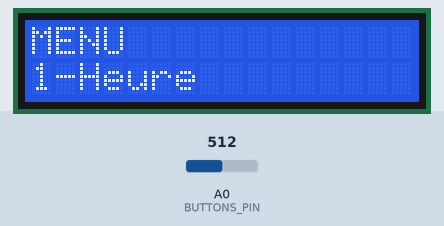
Simulated run of this sketch. Board: Arduino Uno, built with avr-gcc and run on an emulated ATmega328P. Shown: 16×2 character LCD. The test bench sets the inputs (shaded band); at power-on: A0 (BUTTONS_PIN) = 512. The local clock reads 2024-03-15 10:24:30 at power-on unless the sketch sets it; EEPROM starts erased.

Above: at 1.2 s.
1.3 s: A0 (BUTTONS_PIN) set to 456
2.8 s: A0 (BUTTONS_PIN) set to 439
At 3.4 s:
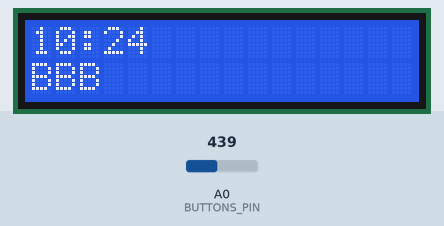
5.8 s: A0 (BUTTONS_PIN) set to 511
At 6.6 s:
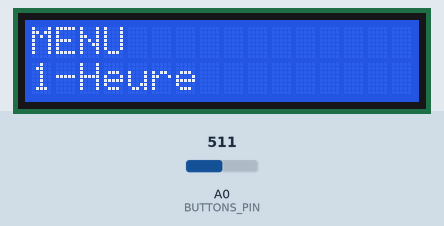
7.3 s: A0 (BUTTONS_PIN) set to 122
At 8.5 s:
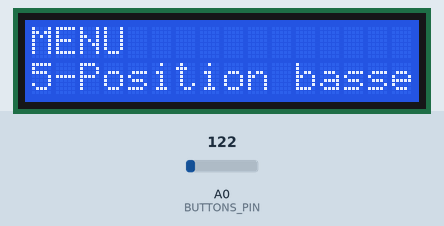
8.8 s: A0 (BUTTONS_PIN) set to 143
10.3 s: A0 (BUTTONS_PIN) set to 161
At 10.8 s:
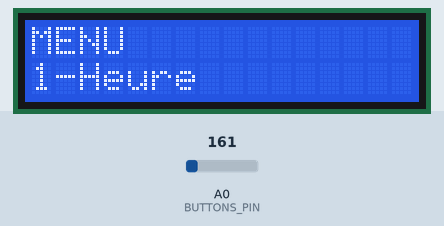
Timing chart, 0 to 12.8 s (numbered marks = the images above; inputs shaded):
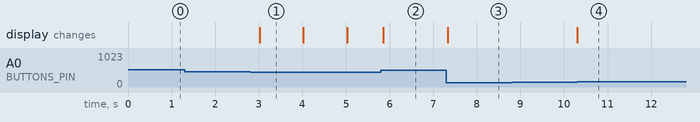

The sketch:

chickenmatik.ino
```cpp
#include <Arduino.h>
#include <LiquidCrystal.h>
#include <RTClib.h>
#include <Stepper.h>
#include "timeHandler.h"
#include "LoopManager.h"
#include "ButtonsManager.h"
#include "ButtonHandler.h"
#include "HourInputManager.h"
#include "State.h"
#include "Menu.h"
#include "LcdManager.h"
#include "StepperManager.h"
#include "PositionInputManager.h"
#include "DataStore.h"
#include "AutoPositionManager.h"

TimeHandler *timeHandler = new TimeHandler();

DataStore *dataStore = new DataStore();

//Stepper
int numberOfSteps = 48 * 64;
Stepper *stepper = new Stepper(numberOfSteps, 7, 9, 8, 6);
StepperManager *stepperManager = new StepperManager(stepper, dataStore);

const int BUTTONS_PIN = A0;


// initialize the library with the numbers of the interface pins
LiquidCrystal *lcd = new LiquidCrystal(12, 11, 5, 4, 3, 2);
LcdManager *lcdManager = new LcdManager(lcd);


Button *okButton = new AnalogButton("OK", BUTTONS_PIN, 450, 699);
Button *leftButton = new AnalogButton("LEFT", BUTTONS_PIN, 300, 449);
Button *downButton = new AnalogButton("DOWN", BUTTONS_PIN, 150, 299);
Button *upButton = new AnalogButton("UP", BUTTONS_PIN, 50, 149);
Button *rightButton = new AnalogButton("RIGHT", BUTTONS_PIN, 0, 49);

ButtonsManager *buttonsManager = new ButtonsManager();

class ButtonsLooper: public Looper {
public:
	void doLoop() {
		buttonsManager->manage();
	}
};

class TimeDisplayLooper: public Looper {
private:
	String number2digit(uint16_t nb)
	{
	  String val = "";
	  if (nb < 10)
	    val = "0" + String(nb);
	  else
	    val = String(nb);

	  return val;
	}
public:
	void doLoop() {
		if (SCREEN_MAIN == currentState) {

			DateTime now = timeHandler->getCurrentDate();


			String hPoint = ":";
		    if ((now.second() % 2) == 0){
		    	hPoint = " ";
		    }

//		    Serial.println("MMM");
//		    Serial.println(now.hour());
//		    Serial.println(now.minute());

			String hourStr = number2digit(now.hour()) + hPoint + number2digit(now.minute());
//			String hourStr = String(now.hour()) + ":" + String(now.minute()) + " " + String(now.day()) + "/" + String(now.month()) + "/" + String(now.year());


			lcdManager->displayLcd(hourStr, "BBB");

		}
	}
};


// STEPPER CALLBACKS
class SetUpPositionCallback : public CallbackPositionInput{
	void callback(long position) {
		dataStore->setUpPosition(position);
    	currentState = SCREEN_MAIN;
	}
};
SetUpPositionCallback *setUpPositionCallback = new SetUpPositionCallback();

class SetDownPositionCallback : public CallbackPositionInput{
	void callback(long position) {
		dataStore->setDownPosition(position);
    	currentState = SCREEN_MAIN;
	}
};
SetDownPositionCallback *setDownPositionCallback = new SetDownPositionCallback();


// SET TIME CALLBACKS
class SetTimeCallback: public CallbackHourInput{
    void callback( uint8_t hours, uint8_t minutes ){
    	DateTime currentDateTime = timeHandler->getCurrentDate();
    	//	rtc.adjust(DateTime(2017, 9, 2, 20, 00, 00));
		DateTime newDateTime = DateTime(currentDateTime.year(), currentDateTime.month(), currentDateTime.day(), hours, minutes, 0);
    	timeHandler->setCurrentDate(newDateTime);
    	currentState = SCREEN_MAIN;
    }
};
SetTimeCallback *setTimeCallback = new SetTimeCallback();

class SetUpTimeCallback: public CallbackHourInput{
    void callback( uint8_t hours, uint8_t minutes ){
    	dataStore->setUpHours(hours);
    	dataStore->setUpMinutes(minutes);
    	currentState = SCREEN_MAIN;
    }
};
SetUpTimeCallback *setUpTimeCallback = new SetUpTimeCallback();

class SetDownTimeCallback: public CallbackHourInput{
    void callback( uint8_t hours, uint8_t minutes ){
    	dataStore->setDownHours(hours);
    	dataStore->setDownMinutes(minutes);
    	currentState = SCREEN_MAIN;
    }
};
SetDownTimeCallback *setDownTimeCallback = new SetDownTimeCallback();


HourInputManager *hourInputManager = new HourInputManager(buttonsManager, lcdManager, okButton, upButton, downButton);
PositionInputManager *positionInputManager = new PositionInputManager(buttonsManager, lcdManager, stepperManager, dataStore, okButton, upButton, downButton);

AutoPositionManager *autoPositionManager = new AutoPositionManager(dataStore, timeHandler, stepperManager);

LoopManager loopManager;


// DO TIME EXECUTABLES

class DoTimeInput: public Executable{
public:
	void execute() {
//		Serial.println("CCC");
		currentState = TIME_INPUT;
		DateTime currentDatetime = timeHandler->getCurrentDate();
		hourInputManager->show(currentDatetime.hour(), currentDatetime.minute(), setTimeCallback);
	}
};
DoTimeInput *doTimeInputCallback = new DoTimeInput();


class DoUpTimeInput: public Executable{
public:
	void execute() {
		currentState = UP_TIME_INPUT;
		hourInputManager->show(dataStore->getUpHours(), dataStore->getUpMinutes(), setUpTimeCallback);
	}
};
DoUpTimeInput *doUpTimeInputCallback = new DoUpTimeInput();


class DoDownTimeInput: public Executable{
public:
	void execute() {
		currentState = DOWN_TIME_INPUT;
		hourInputManager->show(dataStore->getDownHours(), dataStore->getDownMinutes(), setDownTimeCallback);
	}
};
DoDownTimeInput *doDownTimeInputCallback = new DoDownTimeInput();


// DO STEPPER EXECUTABLES

class DoUpPositionInput : public Executable{
	void execute() {
		currentState = UP_POSITION_INPUT;
		positionInputManager->show(setUpPositionCallback);
	}
};
DoUpPositionInput *doUpPositionInput = new DoUpPositionInput();

class DoDownPositionInput : public Executable{
	void execute() {
		currentState = DOWN_POSITION_INPUT;
		positionInputManager->show(setDownPositionCallback);
	}
};
DoDownPositionInput *doDownPositionInput = new DoDownPositionInput();


class CallbackCancelMenu: public Executable{
	void execute() {
		currentState = SCREEN_MAIN;
	}
};


class MyGlobalHandler: public GlobalHandler{
private:
	MenuManager *menuManager;
public:
	MyGlobalHandler(MenuManager *menuManager){
		this->menuManager = menuManager;
	}
	virtual bool mustCheck(){
		return currentState == SCREEN_MAIN;
	}
	virtual void handleButtonPressed(Button *button){
		if( button == okButton ){
			currentState = SCREEN_MENU;
			menuManager->show();
		}
	}
};

void setup() {

	Serial.begin(9600);
	dataStore->init();


	lcd->begin(16, 2);


	buttonsManager->addButton(rightButton);
	buttonsManager->addButton(leftButton);
	buttonsManager->addButton(upButton);
	buttonsManager->addButton(downButton);
	buttonsManager->addButton(okButton);


	Menu *menu = new Menu(new CallbackCancelMenu());
	menu->addItem(new MenuItem("1-Heure", doTimeInputCallback));
	menu->addItem(new MenuItem("2-Heure lever", doUpTimeInputCallback));
	menu->addItem(new MenuItem("3-Heure coucher", doDownTimeInputCallback));
	menu->addItem(new MenuItem("4-Position haute", doUpPositionInput));
	menu->addItem( new MenuItem("5-Position basse", doDownPositionInput));
	MenuManager *menuManager = new MenuManager(buttonsManager, lcdManager, menu, okButton, leftButton, upButton, downButton);


	buttonsManager->addGlobalHandler(new MyGlobalHandler(menuManager));

//	getFreeRam();


	timeHandler->setup();

	ButtonsLooper *buttonsLooper = new ButtonsLooper();
	TimeDisplayLooper *timeDisplayLooper = new TimeDisplayLooper();
	loopManager.addLooper(buttonsLooper, 50);
	loopManager.addLooper(timeDisplayLooper, 500);
	loopManager.addLooper(hourInputManager, 100);
	loopManager.addLooper(positionInputManager, 100);
	loopManager.addLooper(autoPositionManager, 1000);

	pinMode(BUTTONS_PIN, INPUT);


}

int lastLoopTime = 0;
int lastTimeDisplayTime = 0;

const int LOOP_TIME_DISPLAY_INTERVAL = 100;
const int LOOP_LED_INTERVAL = 100;
const int LED_CHANGE_INTERVAL = 1000;
const int CHECK_HOUR_POSITION_INTERVAL = 3000;
unsigned long lastLedLoopTime;
unsigned long lastLedChangeTime;
unsigned long lastCheckHourPosition;
unsigned int interval = 1000;
unsigned long lastExec = 0;
void loop() {
	loopManager.loop();
}
```

AutoPositionManager.h
```cpp
#include "LoopManager.h"

#ifndef AutoPositionManager_h
#define AutoPositionManager_h

class AutoPositionManager: public Looper {

private:
	DataStore *dataStore;
	TimeHandler *timeHandler;
	StepperManager *stepperManager;

public:
	AutoPositionManager(DataStore *dataStore, TimeHandler *timeHandler,
			StepperManager *stepperManager) {
		this->dataStore = dataStore;
		this->timeHandler = timeHandler;
		this->stepperManager = stepperManager;
	}

	void doLoop() {

		//TODO state dependant ?
//		Serial.println("ZZZ");
		if (currentState == SCREEN_MAIN) {

			//TODO eviter trop de calcul
			//ex : enregistrer upTime et downTime lors de la saisie

			DateTime nowDate = timeHandler->getCurrentDate();
			DateTime upDate = DateTime(nowDate.year(), nowDate.month(),
					nowDate.day(), dataStore->getUpHours(), dataStore->getUpMinutes(), 0);
			DateTime downDate = DateTime(nowDate.year(), nowDate.month(),
					nowDate.day(), dataStore->getDownHours(), dataStore->getDownMinutes(),
					0);
//
			long nowTime = nowDate.secondstime();
			long upTime = upDate.secondstime();
			long downTime = downDate.secondstime();
//
			bool shouldBeUp = nowTime > upTime && nowTime < downTime;
//
//			Serial.println("AAA");
//			Serial.println(shouldBeUp);
//			Serial.println(dataStore->getCurrentPosition());
//			Serial.println(dataStore->getUpPosition());
//			Serial.println(dataStore->getDownPosition());
//
			if (shouldBeUp) {
				stepperManager->stepTo(dataStore->getUpPosition());
			}
			else{
				stepperManager->stepTo(dataStore->getDownPosition());
			}

		}

	}

};

#endif
```

Button.h
```cpp
#ifndef Button_h
#define Button_h

class Button {
public:
	String label;
	Button( String label ){
		this->label = label;
	}
	//TODO virtual with impl? !
	virtual bool isPressed(){
		Serial.println("isPressed Button");
	}
};

class AnalogButton: public Button {
private:
	int pin;
	int minAnalogValue;
	int maxAnalogValue;
public:
	AnalogButton(String label, int pin, int minAnalogValue, int maxAnalogValue):Button(label){
		this->pin = pin;
		this->minAnalogValue = minAnalogValue;
		this->maxAnalogValue = maxAnalogValue;
	}
	bool isPressed(){
		int state = analogRead(pin);
		bool result = state <= maxAnalogValue && state >= minAnalogValue;
		return result;
	}
};

class ClassicButton: public Button {
private:
	int pin;
public:
	ClassicButton(String label, int pin):Button(label){
		this->pin = pin;
	}
	bool isPressed(){
		int state = digitalRead(pin);
		bool result = state == HIGH;
		return result;
	}
};

#endif
```

ButtonHandler.h
```cpp
#include <Arduino.h>
#include "Button.h"

#ifndef ButtonHandler_h
#define ButtonHandler_h

class ButtonHandler{
public:

	// Attributes
	Button *button;

	//Constructor
	ButtonHandler(Button *button){
		this->button = button;
	}

	//Methods
	virtual bool mustCheck(){
		//True by default
		return true;
	}
	virtual void handleButtonChanged(bool state){
		//Nothing by default
	}
	virtual void handleButtonPressed(){
		//Nothing by default
	}
	virtual void handleButtonReleased(){
		//Nothing by default
	}
};

class GlobalHandler{
public:

	//Methods
	virtual bool mustCheck(){
		//True by default
		return true;
	}
	virtual void handleButtonChanged(Button *button, bool state){
		//Nothing by default
	}
	virtual void handleButtonPressed(Button *button){
		//Nothing by default
	}
	virtual void handleButtonReleased(Button *button){
		//Nothing by default
	}
};

#endif
```

ButtonsManager.h
```cpp
#include "ButtonHandler.h"

#ifndef ButtonsManager_h
#define ButtonsManager_h

class ButtonWrapper{
public:
	Button *button;
	LinkedList<ButtonHandler*> handlers = LinkedList<ButtonHandler*>();
	bool previousState;
	ButtonWrapper(Button *button){
		this->button = button;
		this->previousState = false;
	}
};

class ButtonsManager{
private:
	LinkedList<ButtonWrapper*> buttonWrappers = LinkedList<ButtonWrapper*>();
	LinkedList<GlobalHandler*> globalHandlers = LinkedList<GlobalHandler*>();
public:

	void addButton(Button *button){
		ButtonWrapper *buttonWrapper = new ButtonWrapper(button);
		buttonWrappers.add(buttonWrapper);
	}

	void addButtonHandler(ButtonHandler *buttonHandler){
		//Search for existing button
		int nbButtons = buttonWrappers.size();
		for( int i = 0 ; i < nbButtons ; i++ ){
			ButtonWrapper *currentButtonWrapper = buttonWrappers.get(i);
			if( currentButtonWrapper->button == buttonHandler->button ){
				currentButtonWrapper->handlers.add(buttonHandler);
				break;
			}
		}
	}

	void addGlobalHandler(GlobalHandler *globalHandler){
		globalHandlers.add(globalHandler);
	}

	void manage(){
		int nbButtons = buttonWrappers.size();
		for(int i = 0; i < nbButtons; i++) {
			ButtonWrapper *currentButtonWrapper = buttonWrappers.get(i);

			bool lastState = currentButtonWrapper->previousState;
			Button *button = currentButtonWrapper->button;

			// manage button state
			boolean newState = button->isPressed();
			if( newState != lastState ){
				currentButtonWrapper->previousState = newState;

				//Search for the first handler matching condition
				int nbHandlers = currentButtonWrapper->handlers.size();
				LinkedList<ButtonHandler*> matchingHandlers = LinkedList<ButtonHandler*>();
				for( int j = 0 ; j < nbHandlers ; j++ ){

					ButtonHandler *handler = currentButtonWrapper->handlers.get(j);
					if( handler->mustCheck() ){
						matchingHandlers.add(handler);
					}
				}


				//Search for matching globalHandlers
				LinkedList<GlobalHandler*> matchingGlobalHandlers = LinkedList<GlobalHandler*>();
				for(int j = 0 ; j < globalHandlers.size() ; j++){
					GlobalHandler *globalHandler = globalHandlers.get(j);
					if( globalHandler->mustCheck() ){
						matchingGlobalHandlers.add(globalHandler);
					}
				}

				//Call matchingHandlers
				int nbMatchingHandlers = matchingHandlers.size();
				for( int j = 0 ; j < nbMatchingHandlers ; j++ ){
					ButtonHandler *matchingHandler = matchingHandlers.get(j);
					matchingHandler->handleButtonChanged(newState);
					if( newState ){
						matchingHandler->handleButtonPressed();
					}
					else{
						matchingHandler->handleButtonReleased();
					}
				}

				//Call matchingGlobalHandlers
				for( int j = 0 ; j < matchingGlobalHandlers.size() ; j++ ){
					GlobalHandler *globalHandler = matchingGlobalHandlers.get(j);
					globalHandler->handleButtonChanged(button, newState);
					if( newState ){
						globalHandler->handleButtonPressed( button );
					}
					else{
						globalHandler->handleButtonReleased( button );
					}
				}

			}
		}
	}
};

#endif
```

DataStore.h
```cpp
#include <EEPROM.h>

#ifndef DataStore_h
#define DataStore_h

class DataStore {

private:

	const int ADDRESS_UP_HOURS = 0; // uint8_t -> 1 byte
	const int ADDRESS_UP_MINUTES = 1;
	const int ADDRESS_DOWN_HOURS = 2;
	const int ADDRESS_DOWN_MINUTES = 3;
	const int ADDRESS_UP_POSITION = 4; // long -> 4 bytes
	const int ADDRESS_DOWN_POSITION = 8;
	const int ADDRESS_CURRENT_POSITION = 12;

	uint8_t upHours = 0;
	uint8_t upMinutes = 0;
	uint8_t downHours = 0;
	uint8_t downMinutes = 0;
	long upPosition = 0;
	long downPosition = 0;
	long currentPosition = 0;

	void eepromWriteUint8(int address, uint8_t value) {
		EEPROM.write(address, value);
	}

	uint8_t eepromReadUint8(long address) {
		uint8_t value = EEPROM.read(address);
		return value;
	}

	void eepromWriteLong(int address, long value) {
		//Decomposition from a long to 4 bytes by using bitshift.
		//One = Most significant -> Four = Least significant byte
		byte four = (value & 0xFF);
		byte three = ((value >> 8) & 0xFF);
		byte two = ((value >> 16) & 0xFF);
		byte one = ((value >> 24) & 0xFF);

		//Write the 4 bytes into the eeprom memory.
		EEPROM.write(address, four);
		EEPROM.write(address + 1, three);
		EEPROM.write(address + 2, two);
		EEPROM.write(address + 3, one);
	}

	long eepromReadLong(long address) {
		//Read the 4 bytes from the eeprom memory.
		long four = EEPROM.read(address);
		long three = EEPROM.read(address + 1);
		long two = EEPROM.read(address + 2);
		long one = EEPROM.read(address + 3);

		//Return the recomposed long by using bitshift.
		return ((four << 0) & 0xFF) + ((three << 8) & 0xFFFF)
				+ ((two << 16) & 0xFFFFFF) + ((one << 24) & 0xFFFFFFFF);
	}

public:
	DataStore(){
	}
	uint8_t getDownHours() const {
		return downHours;
	}

	void setDownHours(uint8_t downHours = 0) {
		eepromWriteUint8(ADDRESS_DOWN_HOURS, downHours);
		this->downHours = downHours;
	}

	uint8_t getDownMinutes() const {
		return downMinutes;
	}

	void setDownMinutes(uint8_t downMinutes = 0) {
		eepromWriteUint8(ADDRESS_DOWN_MINUTES, downMinutes);
		this->downMinutes = downMinutes;
	}

	uint8_t getUpHours() const {
		return upHours;
	}

	void setUpHours(uint8_t upHours = 0) {
		eepromWriteUint8(ADDRESS_UP_HOURS, upHours);
		this->upHours = upHours;
	}

	uint8_t getUpMinutes() const {
		return upMinutes;
	}

	void setUpMinutes(uint8_t upMinutes = 0) {
		eepromWriteUint8(ADDRESS_UP_MINUTES, upMinutes);
		this->upMinutes = upMinutes;
	}

	long getDownPosition() const {
		return downPosition;
	}

	void setDownPosition(long downPosition = 0) {
		eepromWriteLong(ADDRESS_DOWN_POSITION, downPosition);
		this->downPosition = downPosition;
	}

	long getUpPosition() const {
		return upPosition;
	}

	void setUpPosition(long upPosition = 0) {
		eepromWriteLong(ADDRESS_UP_POSITION, upPosition);
		this->upPosition = upPosition;
	}

	long getCurrentPosition() const {
		return currentPosition;
	}

	void setCurrentPosition(long currentPosition = 0) {
		eepromWriteLong(ADDRESS_CURRENT_POSITION, currentPosition);
		this->currentPosition = currentPosition;
	}


	void reset(){
		this->setUpHours(0);
		this->setUpMinutes(0);
		this->setDownHours(0);
		this->setDownMinutes(0);
		this->setUpPosition(0);
		this->setDownPosition(0);
		this->setCurrentPosition(0);
	}

	void init(){
		this->upHours = eepromReadUint8(ADDRESS_UP_HOURS);
		this->upMinutes = eepromReadUint8(ADDRESS_UP_MINUTES);
		this->downHours = eepromReadUint8(ADDRESS_DOWN_HOURS);
		this->downMinutes = eepromReadUint8(ADDRESS_DOWN_MINUTES);
		this->upPosition = eepromReadLong(ADDRESS_UP_POSITION);
		this->downPosition = eepromReadLong(ADDRESS_DOWN_POSITION);
		this->currentPosition = eepromReadLong(ADDRESS_CURRENT_POSITION);

//		Serial.println( this->upHours );
//		Serial.println( this->upMinutes );
//		Serial.println( this->downHours );
//		Serial.println( this->downMinutes );
//		Serial.println( this->upPosition );
//		Serial.println( this->downPosition );
//		Serial.println( this->currentPosition );
	}

};

#endif
```

Source omitted: HourInputManager.h (2849 bytes), LoopManager.cpp (603 bytes), LoopManager.h (536 bytes), Menu.h (2718 bytes), PositionInputManager.h (1723 bytes), State.h (207 bytes), StepperManager.h (561 bytes), timeHandler.cpp (513 bytes), timeHandler.h (281 bytes), LcdManager.h (347 bytes)

Measured:
- the behaviour switches between 450 and 449 on A0 (BUTTONS_PIN) (found by bisection; images 0 and 1)
- the behaviour switches between 149 and 150 on A0 (BUTTONS_PIN) (found by bisection; images 3 and 4)
- after the input at 1.3 s, every drawn part: stays the same
- after the input at 2.8 s, the display: changes after 0.22 s (image 1)
- after the input at 5.8 s, the display: changes after 0.05 s (image 2)
- after the input at 7.3 s, the display: changes at once (image 3)
- after the input at 8.8 s, every drawn part: stays the same
- after the input at 10.3 s, the display: changes at once (image 4)
- what the display in image 1 shows lasts 1.0 s, from 3.0 s to 4.0 s
